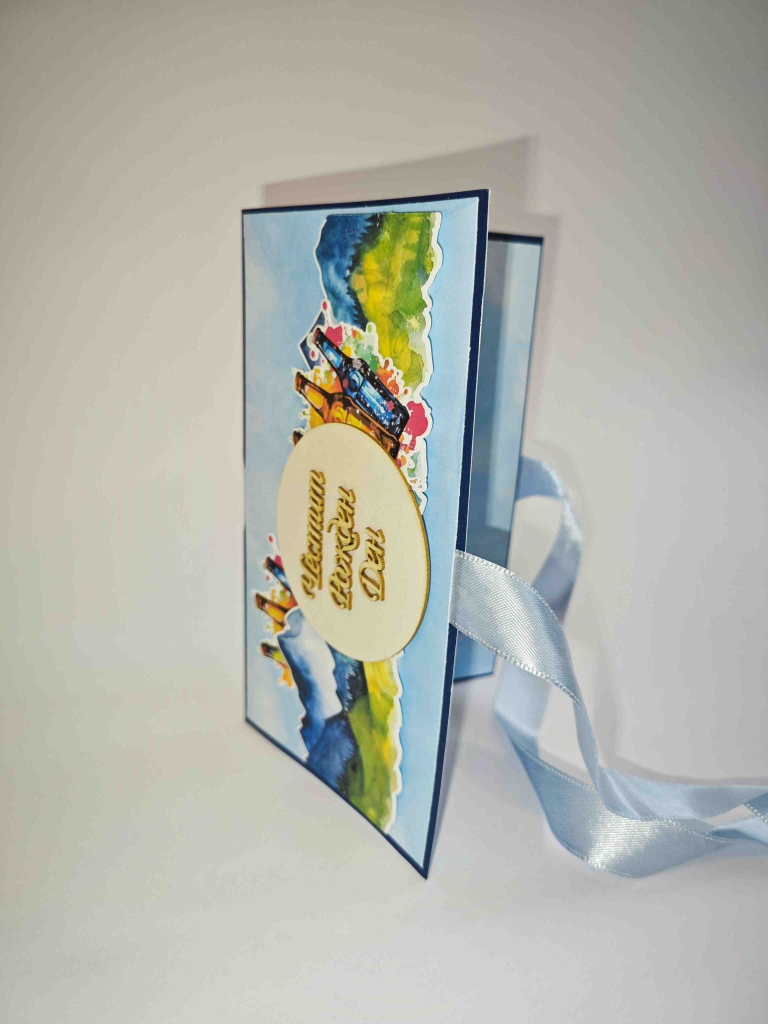
#> input picture assets/img1.jpg, 3072 x 4096 px, found by its file name (shown at 1/4 size)
$ python copy-part-of-image.py
#> lines starting #> are read from the running program, lines starting #| are printed output that depends on the picture
import cv2
import random

img = cv2.imread("/Users/ivandimitrov/projects/opencv/assets/img1.jpg", cv2.IMREAD_UNCHANGED)
#> img is the input picture: shape (4096, 3072, 3); mean B, G, R 171.5, 180.2, 178.9

tag = img[1500:1700, 1600:1900]
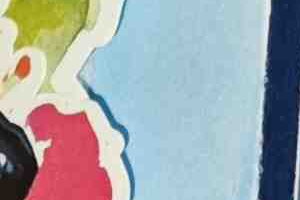
#> tag: shape (200, 300, 3); mean B, G, R 169.5, 165.9, 159.7
img[1100:1300, 1650:1950] = tag

cv2.imshow('picname', img)
cv2.waitKey(0)
cv2.destroyAllWindows()

cv2.imshow('tag', tag)
cv2.waitKey(0)
cv2.destroyAllWindows()
